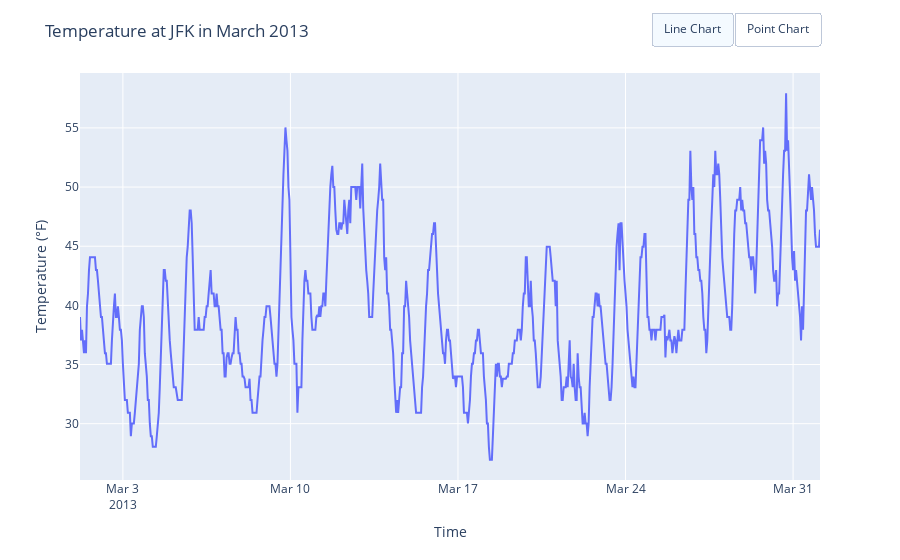

The notebook cell saved with this chart:
### Markdown cell above
We first use buttons to toggle the plot type. We will allow the user to switch between a line chart and a point chart, both showing a time series of temperatures in New York City in March.

### Code cell
fig = px.line(weather_march_jfk, x="time_hour", y="temp")

my_buttons = [
    {
        "label": "Line Chart",
        "method": "update",
        "args": [
            {"type": "scatter", "mode": "lines"},
            {
                "yaxis": {"range": [20, 60]},
                "xaxis": {"range": ["2013-03-01T00:00:00Z", "2013-03-31T23:59:59Z"]}
            }
        ]
    },
    {
        "label": "Point Chart",
        "method": "update",
        "args": [
            {"type": "scatter", "mode": "markers"},
            {
                "yaxis": {"range": [20, 60]},
                "xaxis": {"range": ["2013-03-01T00:00:00Z", "2013-03-31T23:59:59Z"]}
            }
        ]
    }
]

fig.update_layout(
    title="Temperature at JFK in March 2013",
    xaxis_title="Time",
    yaxis_title="Temperature (°F)",
    updatemenus=[{
        "type": "buttons",
        "buttons": my_buttons,
        "direction": "left",
        "active": 0,
        "showactive": True,
        "x": 1.0,
        "y": 1.15,
        "xanchor": "right",
        "yanchor": "top"
    }]
)

fig.show()

### Figure 1 — Plotly figure (JSON) as saved in the notebook; plotly's stock layout.template omitted (floating-point values rounded to 4 significant figures; data arrays with more than 128 entries replaced by an {"elided": "..."} marker saying what was removed)
{"data": [{"hovertemplate": "time_hour=%{x}<br>temp=%{y}<extra></extra>", "legendgroup": "", "line": {"color": "#636efa", "dash": "solid"}, "marker": {"symbol": "circle"}, "mode": "lines", "name": "", "orientation": "v", "showlegend": false, "type": "scatter", "x": {"elided": "742 str values"}, "xaxis": "x", "y": {"elided": "742 float values"}, "yaxis": "y"}], "layout": {"legend": {"tracegroupgap": 0}, "margin": {"t": 60}, "title": {"text": "Temperature at JFK in March 2013"}, "updatemenus": [{"active": 0, "buttons": [{"args": [{"mode": "lines", "type": "scatter"}, {"xaxis": {"range": ["2013-03-01T00:00:00Z", "2013-03-31T23:59:59Z"]}, "yaxis": {"range": [20, 60]}}], "label": "Line Chart", "method": "update"}, {"args": [{"mode": "markers", "type": "scatter"}, {"xaxis": {"range": ["2013-03-01T00:00:00Z", "2013-03-31T23:59:59Z"]}, "yaxis": {"range": [20, 60]}}], "label": "Point Chart", "method": "update"}], "direction": "left", "showactive": true, "type": "buttons", "x": 1, "xanchor": "right", "y": 1.15, "yanchor": "top"}], "xaxis": {"anchor": "y", "domain": [0, 1], "title": {"text": "Time"}}, "yaxis": {"anchor": "x", "domain": [0, 1], "title": {"text": "Temperature (°F)"}}}}
